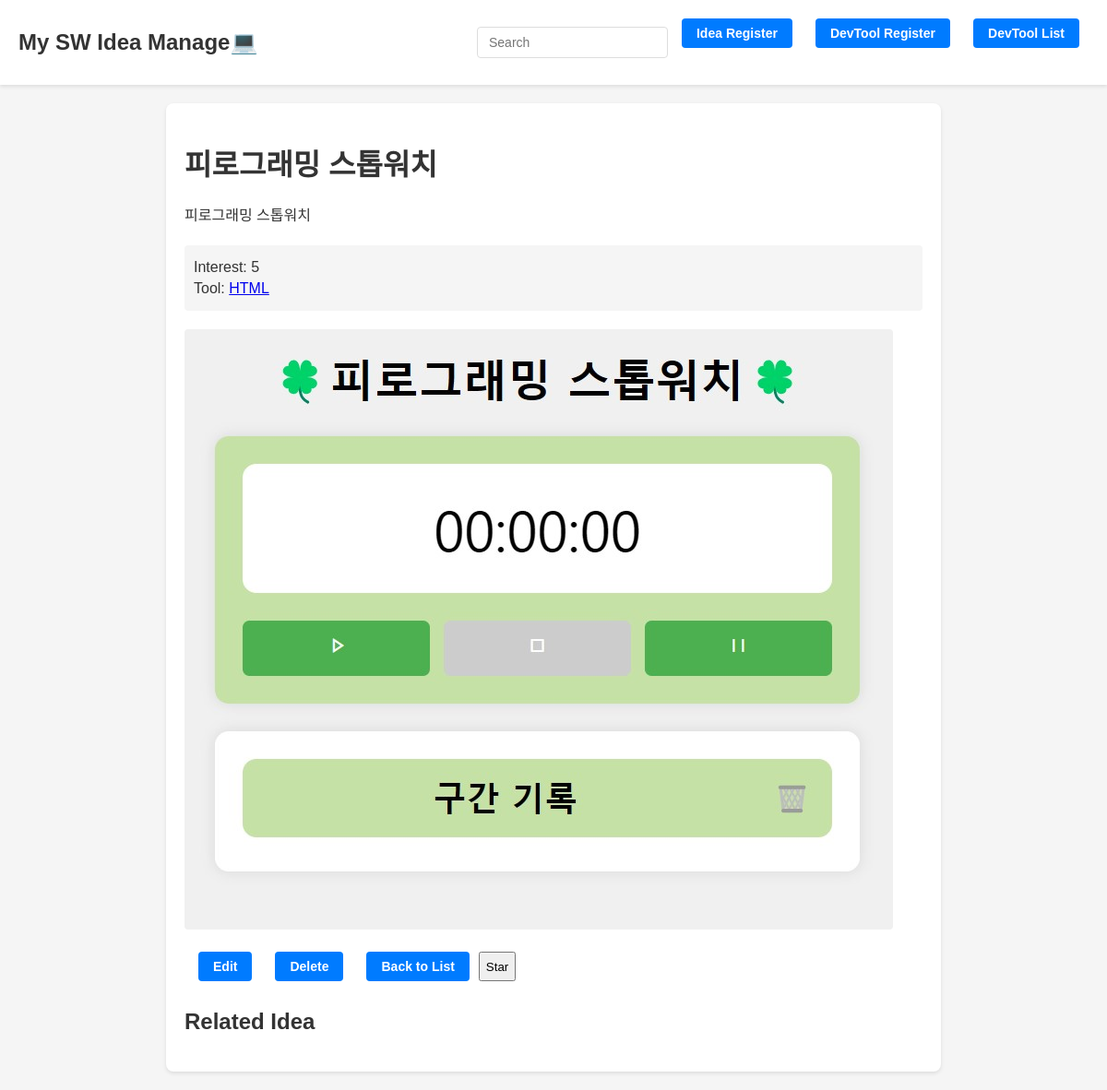
The app's page /posts/4/ with its own data.
### apps/posts/models.py (models this page shows)
class Posts(models.Model):
    title = models.CharField(max_length=100)
    image = models.ImageField(upload_to='reviews_images/', blank=True, null=True)
    content = models.TextField()
    interest = models.CharField(max_length=100, blank=True, null=True)
    tool = models.ForeignKey(Tool, on_delete=models.CASCADE, related_name='posts')
    idea_star = models.BooleanField(default=False)

### apps/tools/models.py (models this page shows)
class Tool(models.Model):
    name = models.CharField(max_length=50, unique=True)
    type = models.CharField(max_length=50)
    description = models.TextField(blank=True, null=True)

### apps/posts/views.py (the view)
# urls.py: path('<int:pk>/', post_detail, name='detail'),
def post_detail(req, pk):
    post = get_object_or_404(Posts, pk=pk)
    related_posts = Posts.objects.filter(tool=post.tool).exclude(pk=pk)
    context = {
        "post": post,
        "related_posts": related_posts
    }
    return render(req, 'posts/post_detail.html', context)

### templates/posts/post_detail.html (shortened to what this page needs)
{% load static %}
<!DOCTYPE html>
<html>
<head>
    <link rel="stylesheet" href="{% static 'css//posts/post_detail.css' %}">
</head>
<body>
    <div class="header">
        <h1 class="site-title"><a href="{% url 'posts:main' %}">My SW Idea Manage💻</a></h1>
        <div class="header-right">
            <div class="search-bar">
                <input type="text" placeholder="Search">
            </div>
            <div class="action-buttons">
                <a href="{% url 'posts:create' %}">Idea Register</a>
                <a href="{% url 'tools:create' %}">DevTool Register</a>
                <a href="{% url 'tools:list' %}">DevTool List</a>
            </div>
        </div>
    </div>
    <div class="container">
        <h1>{{ post.title }}</h1>
        <div class="post-content">
            {{ post.content }}
        </div>
        <div class="post-info">
            <p>Interest: {{ post.interest }}</p>
            <p>Tool: <a href="{% url 'tools:detail' post.tool.pk %}">{{ post.tool.name }}</a></p>
        </div>
        {% if post.image %}
            <img class="post-image" src="{{ post.image.url }}" alt="{{ post.title }}">
        {% endif %}
        <div class="action-buttons">
            <a href="{% url 'posts:update' post.pk %}">Edit</a>
            <a href="{% url 'posts:delete' post.pk %}">Delete</a>
            <a href="{% url 'posts:main' %}">Back to List</a>
            <button class="star-btn">{{ post.idea_star|yesno:"Unstar,Star" }}</button>
        </div>
        <div class="related-posts">
            <h2>Related Idea</h2>
        </div>
    </div>
</body>
</html>

### static/css/posts/post_detail.css (style rules this page uses)
body { font-family: 'Arial', sans-serif; background-color: #f5f5f5; margin: 0; padding: 0; color: #333; }
.container { max-width: 1200px; margin: 0 auto; padding: 20px; }
.header { display: flex; justify-content: space-between; align-items: center; padding: 20px; background-color: #ffffff; box-shadow: 0 2px 4px rgba(0,0,0,0.1); }
.site-title { margin: 0; font-size: 24px; }
.site-title a { text-decoration: none; color: #333; font-weight: bold; }
.header-right { display: flex; align-items: center; }
.search-bar input { padding: 8px 12px; border: 1px solid #ddd; border-radius: 4px; font-size: 14px; }
.action-buttons a { margin-left: 15px; text-decoration: none; color: #007bff; font-weight: bold; font-size: 14px; transition: color 0.3s; }
.container { max-width: 800px; margin: 20px auto; background-color: #ffffff; border-radius: 8px; box-shadow: 0 2px 4px rgba(0,0,0,0.1); padding: 20px; }
h2 { font-size: 24px; color: #333; margin-bottom: 20px; }
.post-content { font-size: 16px; line-height: 1.6; margin-bottom: 20px; }
.post-info { background-color: #f5f5f5; padding: 10px; border-radius: 4px; margin-bottom: 20px; }
.post-info p { margin: 5px 0; }
.post-image { max-width: 100%; height: auto; border-radius: 4px; margin-bottom: 20px; }
.action-buttons { display: flex; justify-content: flex-start; margin-bottom: 20px; }
.action-buttons a { margin-right: 10px; padding: 8px 16px; background-color: #007bff; color: #ffffff; text-decoration: none; border-radius: 4px; transition: background-color 0.3s; }
.related-posts { margin-top: 30px; }

### records on screen
Posts: title "피로그래밍 스톱워치", content "피로그래밍 스톱워치", interest "5", tool.name "HTML", image (picture), idea_star "Star"
